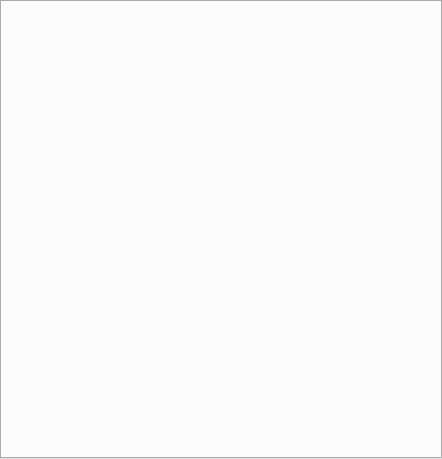
<?xml version="1.0" encoding="UTF-8"?>
<ui version="4.0">
 <class>cls_multiClient</class>
 <widget class="QTabWidget" name="cls_multiClient">
  <property name="geometry">
   <rect>
    <x>0</x>
    <y>0</y>
    <width>442</width>
    <height>459</height>
   </rect>
  </property>
  <property name="windowTitle">
   <string>TabWidget</string>
  </property>
  <property name="currentIndex">
   <number>-1</number>
  </property>
 </widget>
 <resources/>
 <connections/>
 <slots>
  <slot>AddTab()</slot>
 </slots>
</ui>
